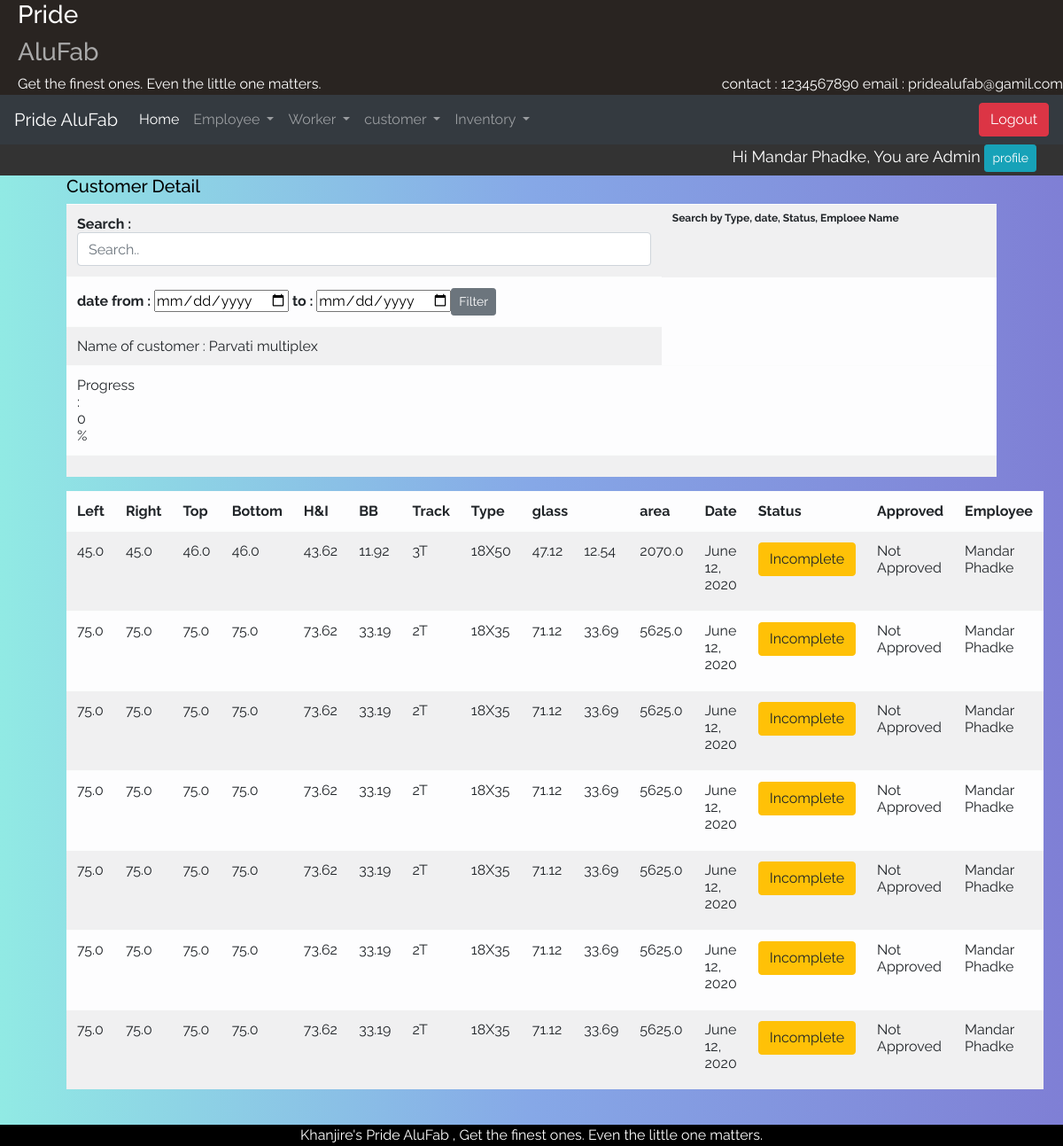
/mesdetail/11/ (signed in), run on the app's committed database.
### alufab/models.py (models this page shows, shortened)
class Employee(models.Model):
    Emp_id = models.ForeignKey(User, on_delete=models.CASCADE)
    phono = models.IntegerField(default=0)
    Address = models.CharField(default=' ',max_length=100)
    city = models.CharField(default='Ichalkaranji',max_length=20)
    de = [
        ('Manager','Manager'),
        ('Supervisor','Supervisor'),
        ('Admin', 'Admin')
    ]
    designation = models.CharField(max_length=10, choices=de)
    Paymentperday = models.FloatField(default=0)
    is_working=models.BooleanField(default=True)

class customer(models.Model):
    Emp_id = models.ForeignKey(Employee, on_delete=models.CASCADE)
    name = models.CharField(max_length=30)
    email = models.EmailField(max_length=50)
    address = models.CharField(max_length=100)
    city = models.CharField(max_length=100,default='Ichalkaranji')
    phono = models.CharField(max_length=10)
    is_complete = models.BooleanField(default=False)
    cust_date = models.DateField(default=datetime.now, blank=True)
    completion_date = models.DateField(null=True)
    total_payment = models.FloatField(default=0)
    is_active=models.BooleanField(default=True)
    def __str__(self):
        return self.name

class measurement(models.Model):
    Emp_id = models.ForeignKey(Employee, on_delete=models.CASCADE)
    mesure_date_time = models.DateField(default=datetime.now, blank=True)
    customer_name = models.ForeignKey(customer, on_delete=models.CASCADE)
    left = models.FloatField(default=0)
    right = models.FloatField(default=0)
    top = models.FloatField(default=0)
    bottom = models.FloatField(default=0)
    bb = models.FloatField(default=0)
    hi = models.FloatField(default=0)
    g1 = models.FloatField(default='0.0')
    g2 = models.FloatField(default='0.0')
    color = models.CharField(max_length=20)
    is_complete = models.BooleanField(default=False)
    is_approved = models.BooleanField(default=False)
    completion_date = models.DateField(null=True)
    Payment_per_sqft = models.FloatField(default=0)
    total_payment = models.FloatField(default=0)
    TRACK = [
        ('2T', '2 track'),
        ('3T', '3 track')
    ]
    TY = [
        ('18X35', '18X35'),
        ('18X50', '18X50')
    ]
    track = models.CharField(max_length=2, choices=TRACK)
    type = models.CharField(max_length=6, choices=TY)
    area = models.FloatField(default=0)
    cost = models.FloatField(default=0)

### alufab/views.py (the view)
# urls.py: path('mesdetail/<id>/', views.mesdetail,name='mesdetail'),
def mesdetail(request,id):
    if not request.user.is_authenticated:
        return render(request, 'notloggedin.html')
    elif request.user.is_authenticated:
        emp=measurement.objects.filter(customer_name=id)
        empid = request.user.id
        desig = Employee.objects.get(Emp_id=empid)
        cust = customer.objects.get(id=id)
        com = measurement.objects.filter(is_complete=True,customer_name=id).count()
        all = measurement.objects.filter(customer_name=id).count()
        per = int((com*100)/all)
        data={'desig':desig,'emp':emp,'cust':cust,'per':per}
        return render(request, 'alufab/detailmesure.html', data)

### templates/alufab/detailmesure.html (shortened to what this page needs)
{% extends 'home.html' %}
{% block content %}
<h5>Customer Detail</h5>
<div class="detail_view">
    <table class="table table-light table-responsive-sm table-striped table_detail">
        <tr><Th>Search : <input class="form-control" id="myInput" type="text" placeholder="Search.."></th><th><sub>Search by Type, date, Status, Emploee Name</sub></th></tr>
<tr>
    <th><form method="get" action="{% url 'filterCustomer' %}">date from : <input type="date" name="from"/> to : <input type="date" name="to"/><button type="submit" name="filter" class="btn btn-secondary btn-sm">Filter</button></form></th>
</tr>
<tr>
  <td>
Name of customer : {{cust.name}}
  </td>
</tr>
<tr>
  <td colspan="2"><div style="width:{{per}}%;  background-color: #E9E4F0;">Progress : {{per}} %</div></td>
</tr>
<tr>
  <td colspan="2"></td>
</tr>
    </table>
    <table class="table table-light table-responsive-sm table-striped table_detail" >
      <thead>
            <tr>
                <th>Left</th>
                <th>Right</th>
                <th>Top</th>
                <th>Bottom</th>
                <th>H&I</th>
                <th>BB</th>
                <th>Track</th>
                <th>Type</th>
                <th colspan="2">glass</th>
                <th>area</th>
                <th>Date</th>
                <th>Status</th>
                <th>Approved</th>
                <th>Employee</th>
            </tr>
  </thead>
<tbody>
            {%for i in emp%}
            <tr>
              <td><label>{{i.left}}</label></td>
              <td><label>{{i.right}}</label></td>
              <td><label>{{i.top}}</label></td>
              <td><label>{{i.bottom}}</label></td>
              <td><label>{{i.hi}}</label></td>
              <td><label>{{i.bb}}</label></td>
              <td><label>{{i.track}}</label></td>
              <td><label>{{i.type}}</label></td>
              <td><label>{{i.g1}}</label></td>
              <td><label>{{i.g2}}</label></td>
                <td><label>{{i.area}}</label></td>
                  <td><label>{{i.mesure_date_time|date}}</label></td>
                <td><a href="{%url 'complete' i.id i.customer_name %}">{% if i.is_complete == True%}<button class="btn btn-warning">Completed</button>{% else %}<button class="btn btn-warning">Incomplete</button>{% endif %}</a></td>
                <td>{% if i.is_approved == True%}Approved{% else %}Not Approved{% endif %}</td>
                <td>{{i.Emp_id.Emp_id.first_name}} {{i.Emp_id.Emp_id.last_name}}</td>
            </tr>
            {%endfor%}
          </tbody>
        </table>
</div>
<br>
{% endblock %}

### templates/home.html (shortened to what this page needs)
{%load static%}
<html lang="en">
<head>
    <link rel="stylesheet" href="https://stackpath.bootstrapcdn.com/bootstrap/4.3.1/css/bootstrap.min.css">
    <link href="https://cdnjs.cloudflare.com/ajax/libs/select2/4.0.6-rc.0/css/select2.min.css" rel="stylesheet" />
<link rel="stylesheet" type="text/css" href="{% static 'css/main.css' %}">
<link rel="stylesheet" type="text/css" href="{% static 'css/util.css' %}">
</head>
<body>
<div class="div_top" >
    <div class="container-">
      <h3 style="color: white;">Pride</h3><h3 style="color: darkgrey;">AluFab</h3><h style="color:white;">Get the finest ones.
        Even the little one matters.</h>
      <div style="float:right; color:white;">
        contact : 1234567890
        email : pridealufab@gamil.com
      </div>
    </div>
  </div>
<nav class="navbar navbar-dark bg-dark navbar-expand-lg sticky-top nav">
    <a class="navbar-brand" href="#">Pride AluFab </a>
    <div class="collapse navbar-collapse" id="navbarSupportedContent">
      <ul class="navbar-nav mr-auto">
        <li class="nav-item active">
          <a class="nav-link" href="{% url 'home'%}">Home</a>
        </li>
          <li class="nav-item dropdown">
            <a class="nav-link dropdown-toggle" href="#" role="button" data-toggle="dropdown" aria-haspopup="true" aria-expanded="false">
              Employee
            </a>
          </li>
          <li class="nav-item dropdown">
            <a class="nav-link dropdown-toggle" href="#" role="button" data-toggle="dropdown" aria-haspopup="true" aria-expanded="false">
              Worker
            </a>
          </li>
          <li class="nav-item dropdown">
            <a class="nav-link dropdown-toggle" href="#" id="navbarDropdown" role="button" data-toggle="dropdown" aria-haspopup="true" aria-expanded="false">
              customer
            </a>
          </li>
          <li class="nav-item dropdown">
            <a class="nav-link dropdown-toggle" href="#" id="navbarDropdown" role="button" data-toggle="dropdown" aria-haspopup="true" aria-expanded="false">
              Inventory
            </a>
          </li>
      </ul>
         <span>
              <a href="{% url 'logout_page'%}"><button class="btn btn-danger">Logout</button></a>
          </span>
    </div>
  </nav>
<div class="div_name">
<span class="Name">
  Hi {{request.user.first_name}} {{request.user.last_name}}, You are {{desig.designation}}
              <a href="{% url 'profile' %}"><button class="btn btn-sm btn-info">profile</button></a>
          </span>
</div>
<div id="wrapper" class="active container-fluid froms">
    {% block content %}{% endblock %}
        </div>
<footer>
      Khanjire's Pride AluFab , Get the finest ones.
        Even the little one matters. </footer>
</body>
</html>

### static/css/main.css (style rules this page uses)
body { color:black; background: #7F7FD5; background: -webkit-linear-gradient(to right, #91EAE4, #86A8E7, #7F7FD5); background: linear-gradient(to right, #91EAE4, #86A8E7, #7F7FD5); }
.froms { width:90%; }
footer { background-color:black; width:100%; color:white; text-align:center; }
nav { width:100%; }
.div_top { text-align: left; padding-left: 20px; background-color:#292421; }
.div_name { background-color:#333333; padding-right:30px; color:white; font-size:18px; height:35px; }
.Name { text-align:right; float:right; }

### static/css/util.css (style rules this page uses)
* { margin: 0; padding: 0; outline: none; box-sizing: border-box; font-family: 'Raleway', sans-serif; }

### data on the page
Employee: designation "Admin"
customer: name "Parvati multiplex"
measurement: left "45.0", right "45.0", top "46.0", bottom "46.0", hi "43.62", bb "11.92", track "3T", type "18X50", g1 "47.12", g2 "12.54", area "2070.0", mesure_date_time "June 12, 2020", is_complete "Incomplete", is_approved "Not Approved", Emp_id.Emp_id.first_name "Mandar", Emp_id.Emp_id.last_name "Phadke"
measurement: left "75.0", right "75.0", top "75.0", bottom "75.0", hi "73.62", bb "33.19", track "2T", type "18X35", g1 "71.12", g2 "33.69", area "5625.0", mesure_date_time "June 12, 2020", is_complete "Incomplete", is_approved "Not Approved", Emp_id.Emp_id.first_name "Mandar", Emp_id.Emp_id.last_name "Phadke"
measurement: left "75.0", right "75.0", top "75.0", bottom "75.0", hi "73.62", bb "33.19", track "2T", type "18X35", g1 "71.12", g2 "33.69", area "5625.0", mesure_date_time "June 12, 2020", is_complete "Incomplete", is_approved "Not Approved", Emp_id.Emp_id.first_name "Mandar", Emp_id.Emp_id.last_name "Phadke"
measurement: left "75.0", right "75.0", top "75.0", bottom "75.0", hi "73.62", bb "33.19", track "2T", type "18X35", g1 "71.12", g2 "33.69", area "5625.0", mesure_date_time "June 12, 2020", is_complete "Incomplete", is_approved "Not Approved", Emp_id.Emp_id.first_name "Mandar", Emp_id.Emp_id.last_name "Phadke"
measurement: left "75.0", right "75.0", top "75.0", bottom "75.0", hi "73.62", bb "33.19", track "2T", type "18X35", g1 "71.12", g2 "33.69", area "5625.0", mesure_date_time "June 12, 2020", is_complete "Incomplete", is_approved "Not Approved", Emp_id.Emp_id.first_name "Mandar", Emp_id.Emp_id.last_name "Phadke"
measurement: left "75.0", right "75.0", top "75.0", bottom "75.0", hi "73.62", bb "33.19", track "2T", type "18X35", g1 "71.12", g2 "33.69", area "5625.0", mesure_date_time "June 12, 2020", is_complete "Incomplete", is_approved "Not Approved", Emp_id.Emp_id.first_name "Mandar", Emp_id.Emp_id.last_name "Phadke"
measurement: left "75.0", right "75.0", top "75.0", bottom "75.0", hi "73.62", bb "33.19", track "2T", type "18X35", g1 "71.12", g2 "33.69", area "5625.0", mesure_date_time "June 12, 2020", is_complete "Incomplete", is_approved "Not Approved", Emp_id.Emp_id.first_name "Mandar", Emp_id.Emp_id.last_name "Phadke"

### other printed values
{{ request.user.first_name }} "Mandar"
{{ request.user.last_name }} "Phadke"
{{ per }} "0"
